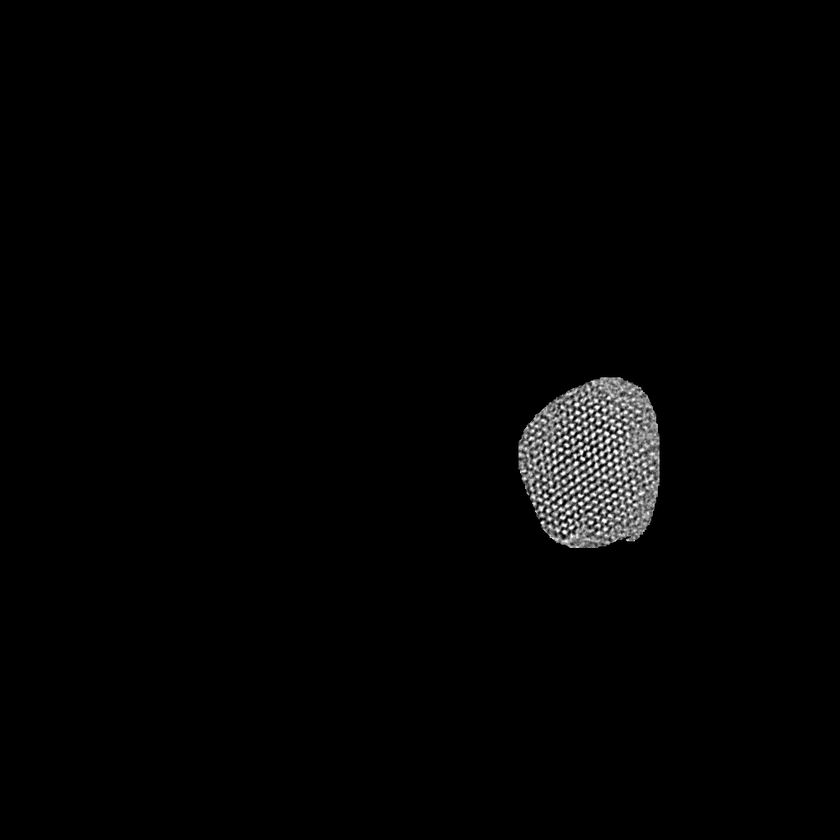
#> input picture Micrographies_par_équipe/Micrographie_8.tif, 840 x 840 px, shrunk from 1024 x 1024 before the run, found by its file name
$ python analyse_DV.py
#> lines starting #> are read from the running program, lines starting #| are printed output that depends on the picture; after the words box and inside, x2 and y2 are one past the last pixel; in counts of white or black regions, pixels touching at a corner belong together; long printed decimals are rounded
import numpy as np
import tifffile as tf
import matplotlib.pyplot as plt
from scipy.spatial import ConvexHull
import cv2
from matplotlib_scalebar.scalebar import ScaleBar
import matplotlib.patches as patches


# Facteur de conversion pixel à m
scale_pm_per_pixel = 42.468
nb_pix_scalebar = 20
scale_five_pixels = scale_pm_per_pixel*nb_pix_scalebar
bar_height = 2  # Hauteur de la scale bar en pixels

# Lire les images
data_8 = tf.imread(f'Micrographies_par_équipe\Micrographie_8.tif')
#> data_8 is the input picture: shape (840, 840); min 0, max 255, mean 3.4
data_9 = tf.imread(f'Micrographies_par_équipe\Micrographie_9.tif')
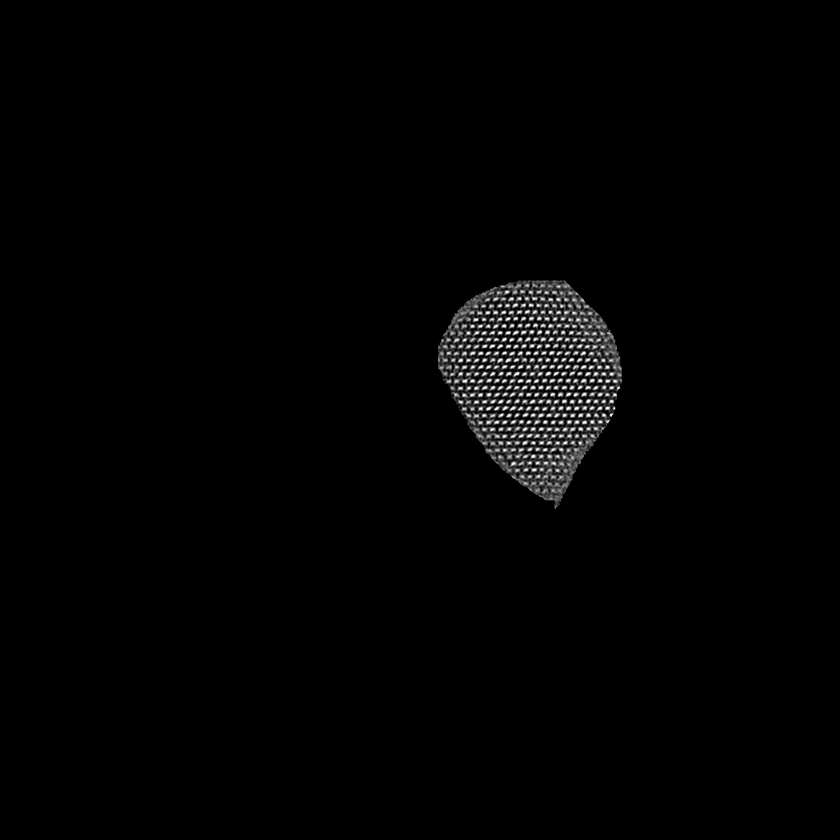
#> input picture Micrographies_par_équipe/Micrographie_9.tif, 840 x 840 px, shrunk from 1024 x 1024 before the run, found by its file name
#> data_9 is the input picture: shape (840, 840); min 0, max 255, mean 3
data_10 = tf.imread(f'Micrographies_par_équipe\Micrographie_10.tif')
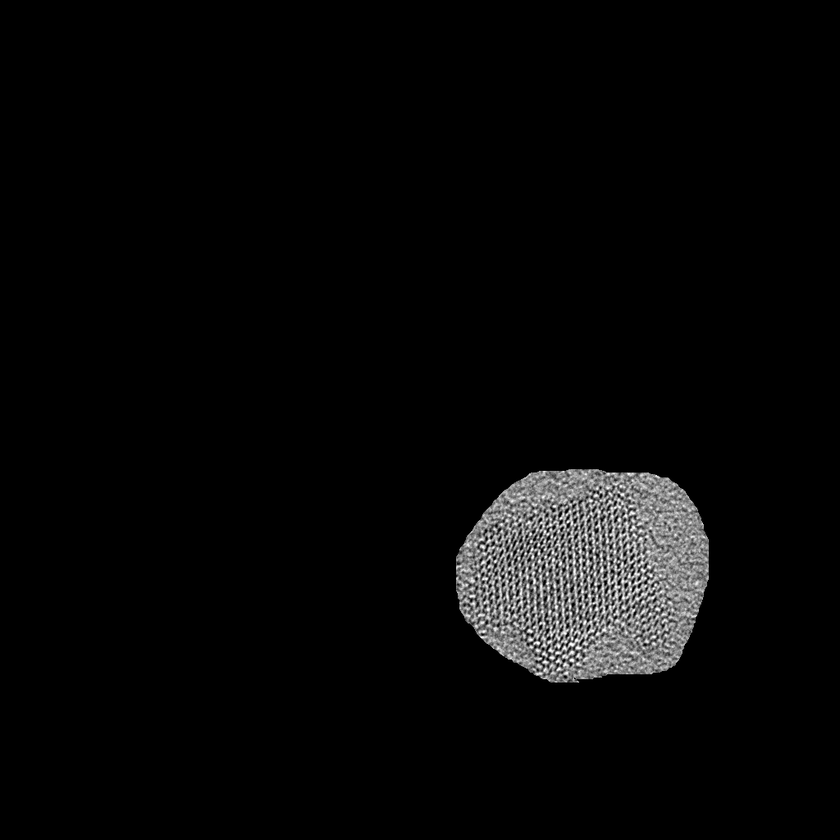
#> input picture Micrographies_par_équipe/Micrographie_10.tif, 840 x 840 px, shrunk from 1024 x 1024 before the run, found by its file name
#> data_10 is the input picture: shape (840, 840); min 0, max 255, mean 8.1
data = [data_8, data_9, data_10]


def find_largest_inscribed_square(data):
    # Masque incluant seulement les pixels non nuls
    mask = data > 0
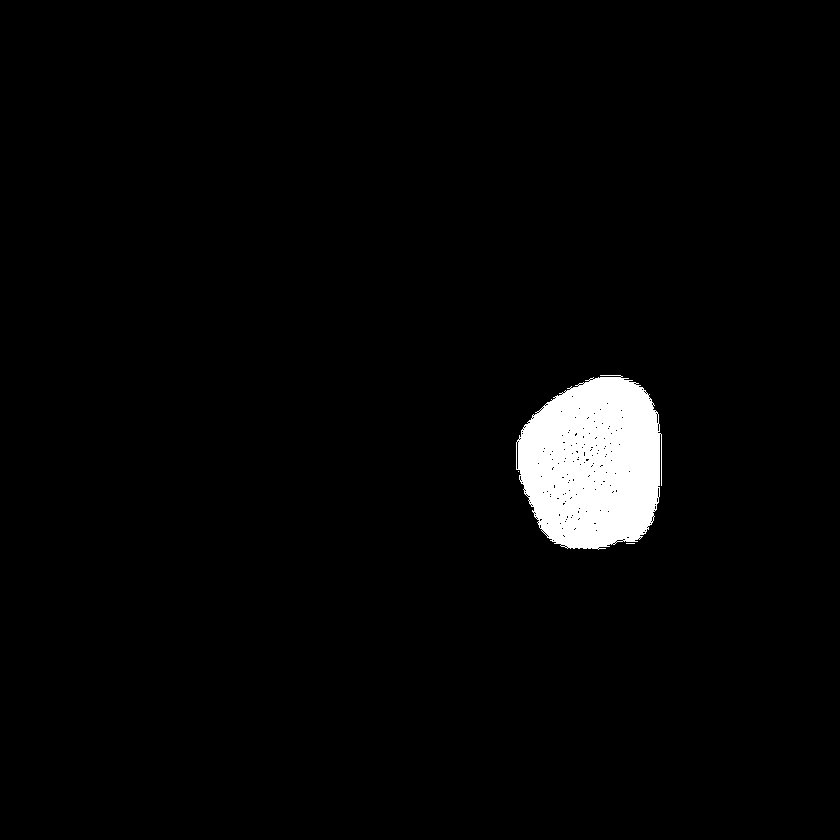
#> mask: shape (840, 840) bool; 2.8% white; 3 white regions (2 under 20 px), largest, box (x1, y1, x2, y2) and area: (516, 375, 662, 550) 19901
    y_indices, x_indices = np.where(mask)
#> y_indices = 19911 values from 375 to 549; x_indices = 19911 values, max 661 at index 5900, min 516 at index 6888, mean 593

    # Zone contennat les pixels non nuls
    points = np.column_stack((x_indices, y_indices))
#> points = 19911 pairs, first value 516 to 661, second value 375 to 549
    hull = ConvexHull(points)

    # Centre de la zone
    center_x, center_y = np.mean(points[hull.vertices], axis=0)
#> center_x = 587.7; center_y = 463

    # Rayon maximal possible (distance du centre aux bords du polygone)
    distances = np.linalg.norm(points[hull.vertices] - [center_x, center_y], axis=1)
#> distances = 41 values, max 94.5 at index 16, min 70.42 at index 39, mean 82.9
    max_radius = np.min(distances)
#> max_radius = 70.42

    # Taille du plus grand carré dans un cercle
    side_length = int(2 * max_radius / np.sqrt(2))
#> side_length = 99

    # Coins du carré
    half_side = side_length // 2
#> half_side = 49
    start_x, end_x = int(center_x - half_side), int(center_x + half_side)
#> start_x = 538; end_x = 636
    start_y, end_y = int(center_y - half_side), int(center_y + half_side)
#> start_y = 414; end_y = 512

    # Carré final
    cropped_data = data[start_y:end_y, start_x:end_x]

    return cropped_data

# Appliquer la fonction sur les images
cropped_data = [find_largest_inscribed_square(i) for i in data]
#> in find_largest_inscribed_square (call 2), `mask = data > 0`: mask: shape (840, 840) bool; 3.9% white; 14 white regions (13 under 20 px), largest, box (x1, y1, x2, y2) and area: (437, 278, 623, 509) 27605
#> in find_largest_inscribed_square (call 3), `mask = data > 0`:
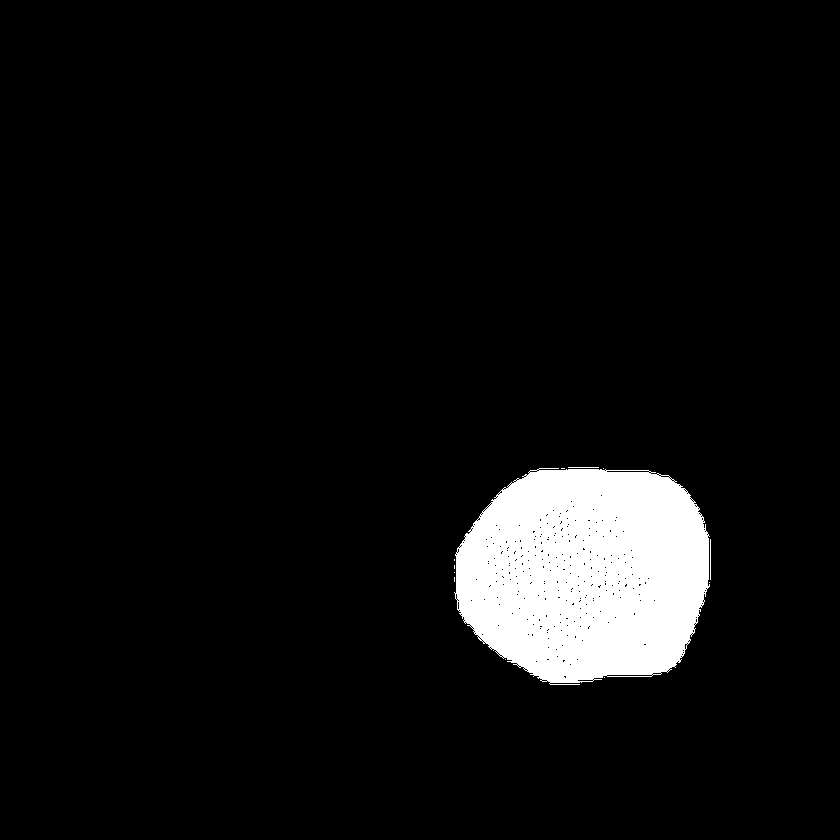
#> mask: shape (840, 840) bool; 6.3% white; 12 white regions (9 under 20 px), largest, box (x1, y1, x2, y2) and area: (454, 468, 710, 685) 44601, (710, 539, 711, 580) 41, (568, 467, 599, 468) 31
#> in find_largest_inscribed_square (call 3), `points = np.column_stack((x_indices, y_indices))`: points = 44693 pairs, first value 454 to 710, second value 467 to 684
#> in find_largest_inscribed_square (call 3), `center_x, center_y = np.mean(points[hull.vertices], axis=0)`: center_x = 575.2; center_y = 571.3
#> in find_largest_inscribed_square (call 3), `distances = np.linalg.norm(points[hull.vertices] - [center_x, center_y..`: distances = 47 values, max 139.1 at index 22, min 104.5 at index 13, mean 123.4
#> in find_largest_inscribed_square (call 3), `max_radius = np.min(distances)`: max_radius = 104.5
#> in find_largest_inscribed_square (call 3), `side_length = int(2 * max_radius / np.sqrt(2))`: side_length = 147
#> in find_largest_inscribed_square (call 3), `half_side = side_length // 2`: half_side = 73
#> in find_largest_inscribed_square (call 3), `start_x, end_x = int(center_x - half_side), int(center_x + half_side)`: start_x = 502; end_x = 648
#> in find_largest_inscribed_square (call 3), `start_y, end_y = int(center_y - half_side), int(center_y + half_side)`: start_y = 498; end_y = 644
#> in find_largest_inscribed_square (call 3), `cropped_data = data[start_y:end_y, start_x:end_x]`:
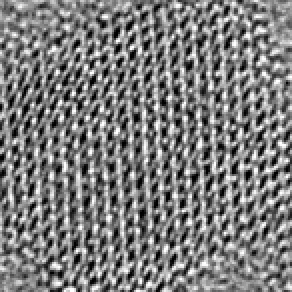
#> cropped_data: shape (146, 146) (shown 2 times larger); min 0, max 255, mean 123.9
#> cropped_data = 3 items
fft_data = [np.fft.fft2(i) for i in cropped_data]  # fft
#> fft_data = 3 items
fft_shifted = [np.fft.fftshift(i) for i in fft_data]  # fréquence ramené à > 0
#> fft_shifted = 3 items
fft_magnitude = [np.log(np.abs(i) + 1) for i in fft_shifted]  # log pour un meilleur contraste
#> fft_magnitude = 3 items
fft_magnitude_uint = [(i / i.max() * 255).astype(np.uint8) for i in fft_magnitude]  # conversion en uint8 pour cv2
#> fft_magnitude_uint = 3 items
#fft_magnitude_uint = cv2.normalize(fft_magnitude[0], None, 0, 255, cv2.NORM_MINMAX).astype(np.uint8)

# Threshold binaire pour isoler les pics
_, thresh_8 = cv2.threshold(fft_magnitude_uint[0], 200, 255, cv2.THRESH_BINARY)
#> thresh_8: shape (98, 98); 0.16% white in thin lines or dots, all inside (x1, y1, x2, y2) = (34, 36, 65, 63)
_, thresh_9 = cv2.threshold(fft_magnitude_uint[1], 170, 255, cv2.THRESH_BINARY)
#> thresh_9: shape (118, 118); 2.4% white in thin lines or dots, all inside (x1, y1, x2, y2) = (14, 8, 105, 111)
_, thresh_10 = cv2.threshold(fft_magnitude_uint[2], 175, 255, cv2.THRESH_BINARY)
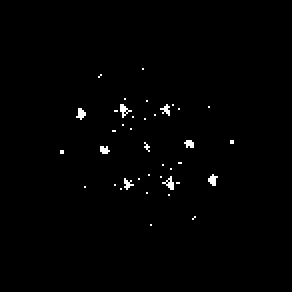
#> thresh_10: shape (146, 146) (shown 2 times larger); 0.86% white in thin lines or dots, all inside (x1, y1, x2, y2) = (30, 34, 117, 113)
thresh = [thresh_8, thresh_9, thresh_10]

peak_positions = []
central_peaks = []
distances_pixels = []
for i in range(len(thresh)):
    # Contours (pics) + coordonnées du centre des pics
    contour, _ = cv2.findContours(thresh[i], cv2.RETR_EXTERNAL, cv2.CHAIN_APPROX_SIMPLE)
    center = [cv2.moments(c) for c in contour]

    # Poistion des pics
    peak_position = [(int(c['m10']/c['m00']), int(c['m01']/c['m00'])) for c in center if c['m00'] != 0]
    peak_positions.append(peak_position)

    # Centre géométrique de l'image FFT
    center_x, center_y = fft_magnitude[i].shape[1] // 2, fft_magnitude[i].shape[0] // 2
    central_peaks.append((center_x, center_y))

    # Calcul des distances des pics par rapport au pic central
    distances_pixel = [np.sqrt((x - center_x)**2 + (y - center_x)**2) for x, y in peak_position]
    distances_pixels.append(distances_pixel)
#> this loop made 3 passes
#> (contour, peak_position, center_x, center_y, distances_pixel) on pass 1: (7 contours, all with area under 20, [(57, 60), (40, 37)], 49, 49, [13.6, 15])
#> (center_x, center_y) on pass 2: (59, 59)
#> after the loop, central_peaks = [(49, 49), (59, 59), (73, 73)]; distances_pixels = [[13.6, 15], [30.53, 28.65, 17, 17, 16.12, 30, 29.02, 0, 16.64, 17.49, 18.03, 30.89, 30.02], [20.59, 21.1, 35.78, 43.05, 22.02, 0, 42.11, 21.1, 37.12, 21.02, 22.47]]; peak_positions = 3 items


# array
distances_pixels = [np.array(distances_pixels[i]) for i in range(len(distances_pixels))]


# Calcul des d_{hkl}
d_hkl = []
for i in range(len(distances_pixels)):
    d_hkl.append([(2*np.pi) / (d / (scale_pm_per_pixel*(len(cropped_data[i])/len(data[i])))) if d > 0 else None for d in distances_pixels[i]])
#> this loop made 3 passes
#> after the loop, d_hkl = 3 items

print('-- 8 --')
for i, (R, d_hkl_) in enumerate(zip(distances_pixels[0]/scale_pm_per_pixel, d_hkl[0])):
    print(f"Pic {i+1}: Distance en pm-1 = {R:.2f}, d_hkl = {d_hkl_} pm")
#> this loop made 2 passes
#> (R, d_hkl_) on passes 1 to 2: (0.32, 2.29), (0.353, 2.08)
#| Pic 1: Distance en pm-1 = 0.32, d_hkl = 2.289 pm
#| Pic 2: Distance en pm-1 = 0.35, d_hkl = 2.075 pm
print('-- 9 --')
for i, (R, d_hkl_) in enumerate(zip(distances_pixels[1]/scale_pm_per_pixel, d_hkl[1])):
    print(f"Pic {i+1}: Distance en pm-1 = {R:.2f}, d_hkl = {d_hkl_} pm")
#> this loop made 13 passes
#> (R, d_hkl_) on passes 1 to 12: (0.719, 1.23), (0.675, 1.31), (0.4, 2.2), (0.4, 2.2), (0.38, 2.32), (0.706, 1.25), (0.683, 1.29), (0, None), (0.392, 2.25), (0.412, 2.14), (0.425, 2.08), (0.727, 1.21)
#| Pic 1: Distance en pm-1 = 0.72, d_hkl = 1.228 pm
#| Pic 2: Distance en pm-1 = 0.67, d_hkl = 1.308 pm
#| Pic 3: Distance en pm-1 = 0.40, d_hkl = 2.205 pm
#| Pic 4: Distance en pm-1 = 0.40, d_hkl = 2.205 pm
#| Pic 5: Distance en pm-1 = 0.38, d_hkl = 2.325 pm
#| Pic 6: Distance en pm-1 = 0.71, d_hkl = 1.249 pm
#| Pic 7: Distance en pm-1 = 0.68, d_hkl = 1.292 pm
#| Pic 8: Distance en pm-1 = 0.00, d_hkl = None pm
#> (further printed lines are left out)
print('-- 10 --')
for i, (R, d_hkl_) in enumerate(zip(distances_pixels[2]/scale_pm_per_pixel, d_hkl[2])):
    print(f"Pic {i+1}: Distance en pm-1 = {R:.2f}, d_hkl = {d_hkl_} pm")
#> this loop made 11 passes
#> (R, d_hkl_) on passes 1 to 11: (0.485, 2.25), (0.497, 2.2), (0.842, 1.3), (1.01, 1.08), (0.519, 2.11), (0, None), (0.991, 1.1), (0.497, 2.2), (0.874, 1.25), (0.495, 2.21), (0.529, 2.06)
#| Pic 1: Distance en pm-1 = 0.48, d_hkl = 2.252 pm
#| Pic 2: Distance en pm-1 = 0.50, d_hkl = 2.199 pm
#| Pic 3: Distance en pm-1 = 0.84, d_hkl = 1.296 pm
#| Pic 4: Distance en pm-1 = 1.01, d_hkl = 1.077 pm
#| Pic 5: Distance en pm-1 = 0.52, d_hkl = 2.106 pm
#| Pic 6: Distance en pm-1 = 0.00, d_hkl = None pm
#| Pic 7: Distance en pm-1 = 0.99, d_hkl = 1.101 pm
#| Pic 8: Distance en pm-1 = 0.50, d_hkl = 2.199 pm
#> (further printed lines are left out)


# Graphiques
fig, ax = plt.subplots(3, 3)
ax[0,0].imshow(data_8)
ax[0,1].imshow(data_9)
ax[0,2].imshow(data_10)

for i in range(len(cropped_data)):
    ax[1,i].imshow(cropped_data[i])

for i in range(len(fft_magnitude)):
    ax[2,i].imshow(fft_magnitude[i])

for i in range(len(peak_positions[0])):
    ax[2,0].scatter(peak_positions[0][i][0], peak_positions[0][i][1], color='r', s=3)
#> this loop made 2 passes
ax[2,0].scatter(central_peaks[0][0], central_peaks[0][1], color='black', s=3)
for i in range(len(peak_positions[1])):
    ax[2,1].scatter(peak_positions[1][i][0], peak_positions[1][i][1], color='r', s=3)
#> this loop made 13 passes
ax[2,1].scatter(central_peaks[1][0], central_peaks[1][1], color='black', s=3)
for i in range(len(peak_positions[2])):
    ax[2,2].scatter(peak_positions[2][i][0], peak_positions[2][i][1], color='r', s=3)
#> this loop made 11 passes
ax[2,2].scatter(central_peaks[2][0], central_peaks[2][1], color='black', s=3)

fig, ax = plt.subplots(1,3) # Juste les treillis zoomés
nb_pix_side = 50
for i in range(len(cropped_data)):
    if i == 2:
        ax[i].imshow(cropped_data[i][50:100+50, 50:100+50])
        bar_x = 60
    else:
        ax[i].imshow(cropped_data[i][25:nb_pix_side+25, 25:nb_pix_side+25])
        bar_x = 25 # Position X de la barre
    if i == 2:
        bar_y = cropped_data[i][50:100+50, 50:100+50].shape[0]-5  # Position Y (bas de l'image)
    else:
        bar_y = cropped_data[i][25:nb_pix_side+25, 25:nb_pix_side+25].shape[0]-5  # Position Y (bas de l'image)

    scale_bar = patches.Rectangle((bar_x, bar_y), nb_pix_scalebar, bar_height, color='white', linewidth=0)
    ax[i].add_patch(scale_bar)
    # Ajout du texte de la scale bar
    ax[i].text(bar_x + nb_pix_scalebar / 2, bar_y - 3, f'{scale_five_pixels:.2f} pm',
               color='white', ha='center', fontsize=10)
#> this loop made 3 passes
#> (bar_x, bar_y) on passes 1 to 3: (25, 45), (25, 45), (60, 91)
plt.show()
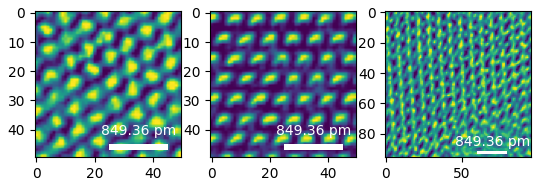
#> figure drawn by matplotlib, 3 panels
